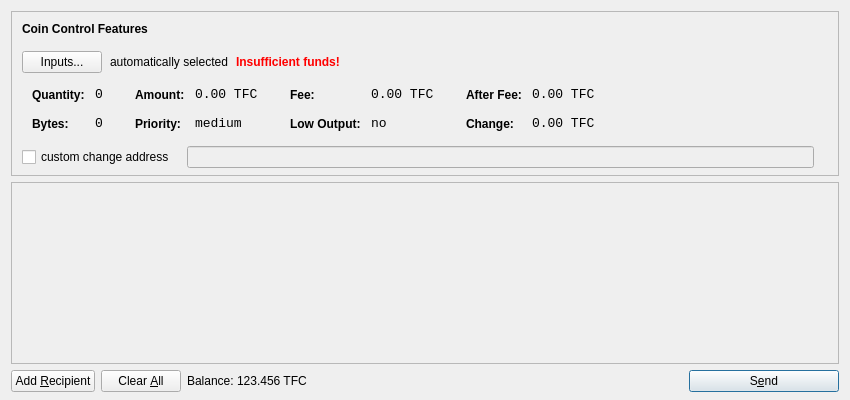
<?xml version="1.0" encoding="UTF-8"?>
<ui version="4.0">
 <class>SendCoinsDialog</class>
 <widget class="QDialog" name="SendCoinsDialog">
  <property name="geometry">
   <rect>
    <x>0</x>
    <y>0</y>
    <width>850</width>
    <height>400</height>
   </rect>
  </property>
  <property name="windowTitle">
   <string>Send Coins</string>
  </property>
  <layout class="QVBoxLayout" name="verticalLayout" stretch="0,1,0">
   <property name="bottomMargin">
    <number>8</number>
   </property>
   <item>
    <widget class="QFrame" name="frameCoinControl">
     <property name="sizePolicy">
      <sizepolicy hsizetype="Expanding" vsizetype="Expanding">
       <horstretch>0</horstretch>
       <verstretch>0</verstretch>
      </sizepolicy>
     </property>
     <property name="maximumSize">
      <size>
       <width>16777215</width>
       <height>16777215</height>
      </size>
     </property>
     <property name="frameShape">
      <enum>QFrame::StyledPanel</enum>
     </property>
     <property name="frameShadow">
      <enum>QFrame::Sunken</enum>
     </property>
     <layout class="QVBoxLayout" name="verticalLayoutCoinControl2">
      <property name="spacing">
       <number>6</number>
      </property>
      <property name="leftMargin">
       <number>0</number>
      </property>
      <property name="topMargin">
       <number>0</number>
      </property>
      <property name="rightMargin">
       <number>0</number>
      </property>
      <property name="bottomMargin">
       <number>6</number>
      </property>
      <item>
       <layout class="QVBoxLayout" name="verticalLayoutCoinControl" stretch="0,0,0,0,1">
        <property name="spacing">
         <number>0</number>
        </property>
        <property name="leftMargin">
         <number>10</number>
        </property>
        <property name="topMargin">
         <number>10</number>
        </property>
        <item>
         <layout class="QHBoxLayout" name="horizontalLayoutCoinControl1">
          <property name="bottomMargin">
           <number>15</number>
          </property>
          <item>
           <widget class="QLabel" name="labelCoinControlFeatures">
            <property name="sizePolicy">
             <sizepolicy hsizetype="Preferred" vsizetype="Maximum">
              <horstretch>0</horstretch>
              <verstretch>0</verstretch>
             </sizepolicy>
            </property>
            <property name="font">
             <font>
              <weight>75</weight>
              <bold>true</bold>
             </font>
            </property>
            <property name="styleSheet">
             <string notr="true">font-weight:bold;</string>
            </property>
            <property name="text">
             <string>Coin Control Features</string>
            </property>
           </widget>
          </item>
         </layout>
        </item>
        <item>
         <layout class="QHBoxLayout" name="horizontalLayoutCoinControl2" stretch="0,0,0,0">
          <property name="spacing">
           <number>8</number>
          </property>
          <property name="bottomMargin">
           <number>10</number>
          </property>
          <item>
           <widget class="QPushButton" name="pushButtonCoinControl">
            <property name="styleSheet">
             <string notr="true"/>
            </property>
            <property name="text">
             <string>Inputs...</string>
            </property>
           </widget>
          </item>
          <item>
           <widget class="QLabel" name="labelCoinControlAutomaticallySelected">
            <property name="text">
             <string>automatically selected</string>
            </property>
            <property name="margin">
             <number>5</number>
            </property>
           </widget>
          </item>
          <item>
           <widget class="QLabel" name="labelCoinControlInsuffFunds">
            <property name="font">
             <font>
              <weight>75</weight>
              <bold>true</bold>
             </font>
            </property>
            <property name="styleSheet">
             <string notr="true">color:red;font-weight:bold;</string>
            </property>
            <property name="text">
             <string>Insufficient funds!</string>
            </property>
            <property name="margin">
             <number>5</number>
            </property>
           </widget>
          </item>
          <item>
           <spacer name="horizontalSpacerCoinControl">
            <property name="orientation">
             <enum>Qt::Horizontal</enum>
            </property>
            <property name="sizeHint" stdset="0">
             <size>
              <width>40</width>
              <height>1</height>
             </size>
            </property>
           </spacer>
          </item>
         </layout>
        </item>
        <item>
         <widget class="QWidget" name="widgetCoinControl" native="true">
          <property name="sizePolicy">
           <sizepolicy hsizetype="Preferred" vsizetype="Preferred">
            <horstretch>0</horstretch>
            <verstretch>0</verstretch>
           </sizepolicy>
          </property>
          <property name="minimumSize">
           <size>
            <width>0</width>
            <height>0</height>
           </size>
          </property>
          <property name="styleSheet">
           <string notr="true"/>
          </property>
          <layout class="QHBoxLayout" name="horizontalLayoutCoinControl5">
           <property name="margin">
            <number>0</number>
           </property>
           <item>
            <layout class="QHBoxLayout" name="horizontalLayoutCoinControl3" stretch="0,0,0,1">
             <property name="spacing">
              <number>20</number>
             </property>
             <property name="topMargin">
              <number>0</number>
             </property>
             <property name="bottomMargin">
              <number>10</number>
             </property>
             <item>
              <layout class="QFormLayout" name="formLayoutCoinControl1">
               <property name="horizontalSpacing">
                <number>10</number>
               </property>
               <property name="verticalSpacing">
                <number>14</number>
               </property>
               <property name="leftMargin">
                <number>10</number>
               </property>
               <property name="topMargin">
                <number>4</number>
               </property>
               <property name="rightMargin">
                <number>6</number>
               </property>
               <item row="0" column="0">
                <widget class="QLabel" name="labelCoinControlQuantityText">
                 <property name="styleSheet">
                  <string notr="true">font-weight:bold;</string>
                 </property>
                 <property name="text">
                  <string>Quantity:</string>
                 </property>
                 <property name="margin">
                  <number>0</number>
                 </property>
                </widget>
               </item>
               <item row="0" column="1">
                <widget class="QLabel" name="labelCoinControlQuantity">
                 <property name="font">
                  <font>
                   <family>Monospace</family>
                   <pointsize>10</pointsize>
                  </font>
                 </property>
                 <property name="cursor">
                  <cursorShape>IBeamCursor</cursorShape>
                 </property>
                 <property name="contextMenuPolicy">
                  <enum>Qt::ActionsContextMenu</enum>
                 </property>
                 <property name="text">
                  <string notr="true">0</string>
                 </property>
                 <property name="margin">
                  <number>0</number>
                 </property>
                 <property name="textInteractionFlags">
                  <set>Qt::LinksAccessibleByMouse|Qt::TextSelectableByKeyboard|Qt::TextSelectableByMouse</set>
                 </property>
                </widget>
               </item>
               <item row="1" column="0">
                <widget class="QLabel" name="labelCoinControlBytesText">
                 <property name="styleSheet">
                  <string notr="true">font-weight:bold;</string>
                 </property>
                 <property name="text">
                  <string>Bytes:</string>
                 </property>
                </widget>
               </item>
               <item row="1" column="1">
                <widget class="QLabel" name="labelCoinControlBytes">
                 <property name="font">
                  <font>
                   <family>Monospace</family>
                   <pointsize>10</pointsize>
                  </font>
                 </property>
                 <property name="cursor">
                  <cursorShape>IBeamCursor</cursorShape>
                 </property>
                 <property name="contextMenuPolicy">
                  <enum>Qt::ActionsContextMenu</enum>
                 </property>
                 <property name="text">
                  <string notr="true">0</string>
                 </property>
                 <property name="textInteractionFlags">
                  <set>Qt::LinksAccessibleByMouse|Qt::TextSelectableByKeyboard|Qt::TextSelectableByMouse</set>
                 </property>
                </widget>
               </item>
              </layout>
             </item>
             <item>
              <layout class="QFormLayout" name="formLayoutCoinControl2">
               <property name="horizontalSpacing">
                <number>10</number>
               </property>
               <property name="verticalSpacing">
                <number>14</number>
               </property>
               <property name="leftMargin">
                <number>6</number>
               </property>
               <property name="topMargin">
                <number>4</number>
               </property>
               <property name="rightMargin">
                <number>6</number>
               </property>
               <item row="0" column="0">
                <widget class="QLabel" name="labelCoinControlAmountText">
                 <property name="styleSheet">
                  <string notr="true">font-weight:bold;</string>
                 </property>
                 <property name="text">
                  <string>Amount:</string>
                 </property>
                 <property name="margin">
                  <number>0</number>
                 </property>
                </widget>
               </item>
               <item row="0" column="1">
                <widget class="QLabel" name="labelCoinControlAmount">
                 <property name="font">
                  <font>
                   <family>Monospace</family>
                   <pointsize>10</pointsize>
                  </font>
                 </property>
                 <property name="cursor">
                  <cursorShape>IBeamCursor</cursorShape>
                 </property>
                 <property name="contextMenuPolicy">
                  <enum>Qt::ActionsContextMenu</enum>
                 </property>
                 <property name="text">
                  <string notr="true">0.00 TFC</string>
                 </property>
                 <property name="textInteractionFlags">
                  <set>Qt::LinksAccessibleByMouse|Qt::TextSelectableByKeyboard|Qt::TextSelectableByMouse</set>
                 </property>
                </widget>
               </item>
               <item row="1" column="0">
                <widget class="QLabel" name="labelCoinControlPriorityText">
                 <property name="styleSheet">
                  <string notr="true">font-weight:bold;</string>
                 </property>
                 <property name="text">
                  <string>Priority:</string>
                 </property>
                </widget>
               </item>
               <item row="1" column="1">
                <widget class="QLabel" name="labelCoinControlPriority">
                 <property name="font">
                  <font>
                   <family>Monospace</family>
                   <pointsize>10</pointsize>
                  </font>
                 </property>
                 <property name="cursor">
                  <cursorShape>IBeamCursor</cursorShape>
                 </property>
                 <property name="contextMenuPolicy">
                  <enum>Qt::ActionsContextMenu</enum>
                 </property>
                 <property name="text">
                  <string>medium</string>
                 </property>
                 <property name="textInteractionFlags">
                  <set>Qt::LinksAccessibleByMouse|Qt::TextSelectableByKeyboard|Qt::TextSelectableByMouse</set>
                 </property>
                </widget>
               </item>
              </layout>
             </item>
             <item>
              <layout class="QFormLayout" name="formLayoutCoinControl3">
               <property name="horizontalSpacing">
                <number>10</number>
               </property>
               <property name="verticalSpacing">
                <number>14</number>
               </property>
               <property name="leftMargin">
                <number>6</number>
               </property>
               <property name="topMargin">
                <number>4</number>
               </property>
               <property name="rightMargin">
                <number>6</number>
               </property>
               <item row="0" column="0">
                <widget class="QLabel" name="labelCoinControlFeeText">
                 <property name="styleSheet">
                  <string notr="true">font-weight:bold;</string>
                 </property>
                 <property name="text">
                  <string>Fee:</string>
                 </property>
                 <property name="margin">
                  <number>0</number>
                 </property>
                </widget>
               </item>
               <item row="0" column="1">
                <widget class="QLabel" name="labelCoinControlFee">
                 <property name="font">
                  <font>
                   <family>Monospace</family>
                   <pointsize>10</pointsize>
                  </font>
                 </property>
                 <property name="cursor">
                  <cursorShape>IBeamCursor</cursorShape>
                 </property>
                 <property name="contextMenuPolicy">
                  <enum>Qt::ActionsContextMenu</enum>
                 </property>
                 <property name="text">
                  <string notr="true">0.00 TFC</string>
                 </property>
                 <property name="textInteractionFlags">
                  <set>Qt::LinksAccessibleByMouse|Qt::TextSelectableByKeyboard|Qt::TextSelectableByMouse</set>
                 </property>
                </widget>
               </item>
               <item row="1" column="0">
                <widget class="QLabel" name="labelCoinControlLowOutputText">
                 <property name="styleSheet">
                  <string notr="true">font-weight:bold;</string>
                 </property>
                 <property name="text">
                  <string>Low Output:</string>
                 </property>
                </widget>
               </item>
               <item row="1" column="1">
                <widget class="QLabel" name="labelCoinControlLowOutput">
                 <property name="font">
                  <font>
                   <family>Monospace</family>
                   <pointsize>10</pointsize>
                  </font>
                 </property>
                 <property name="cursor">
                  <cursorShape>IBeamCursor</cursorShape>
                 </property>
                 <property name="contextMenuPolicy">
                  <enum>Qt::ActionsContextMenu</enum>
                 </property>
                 <property name="text">
                  <string>no</string>
                 </property>
                 <property name="textInteractionFlags">
                  <set>Qt::LinksAccessibleByMouse|Qt::TextSelectableByKeyboard|Qt::TextSelectableByMouse</set>
                 </property>
                </widget>
               </item>
              </layout>
             </item>
             <item>
              <layout class="QFormLayout" name="formLayoutCoinControl4">
               <property name="horizontalSpacing">
                <number>10</number>
               </property>
               <property name="verticalSpacing">
                <number>14</number>
               </property>
               <property name="leftMargin">
                <number>6</number>
               </property>
               <property name="topMargin">
                <number>4</number>
               </property>
               <property name="rightMargin">
                <number>6</number>
               </property>
               <item row="0" column="0">
                <widget class="QLabel" name="labelCoinControlAfterFeeText">
                 <property name="styleSheet">
                  <string notr="true">font-weight:bold;</string>
                 </property>
                 <property name="text">
                  <string>After Fee:</string>
                 </property>
                 <property name="margin">
                  <number>0</number>
                 </property>
                </widget>
               </item>
               <item row="0" column="1">
                <widget class="QLabel" name="labelCoinControlAfterFee">
                 <property name="font">
                  <font>
                   <family>Monospace</family>
                   <pointsize>10</pointsize>
                  </font>
                 </property>
                 <property name="cursor">
                  <cursorShape>IBeamCursor</cursorShape>
                 </property>
                 <property name="contextMenuPolicy">
                  <enum>Qt::ActionsContextMenu</enum>
                 </property>
                 <property name="text">
                  <string notr="true">0.00 TFC</string>
                 </property>
                 <property name="textInteractionFlags">
                  <set>Qt::LinksAccessibleByMouse|Qt::TextSelectableByKeyboard|Qt::TextSelectableByMouse</set>
                 </property>
                </widget>
               </item>
               <item row="1" column="0">
                <widget class="QLabel" name="labelCoinControlChangeText">
                 <property name="styleSheet">
                  <string notr="true">font-weight:bold;</string>
                 </property>
                 <property name="text">
                  <string>Change:</string>
                 </property>
                </widget>
               </item>
               <item row="1" column="1">
                <widget class="QLabel" name="labelCoinControlChange">
                 <property name="font">
                  <font>
                   <family>Monospace</family>
                   <pointsize>10</pointsize>
                  </font>
                 </property>
                 <property name="cursor">
                  <cursorShape>IBeamCursor</cursorShape>
                 </property>
                 <property name="contextMenuPolicy">
                  <enum>Qt::ActionsContextMenu</enum>
                 </property>
                 <property name="text">
                  <string notr="true">0.00 TFC</string>
                 </property>
                 <property name="textInteractionFlags">
                  <set>Qt::LinksAccessibleByMouse|Qt::TextSelectableByKeyboard|Qt::TextSelectableByMouse</set>
                 </property>
                </widget>
               </item>
              </layout>
             </item>
            </layout>
           </item>
          </layout>
         </widget>
        </item>
        <item>
         <layout class="QHBoxLayout" name="horizontalLayoutCoinControl4" stretch="0,0,0">
          <property name="spacing">
           <number>12</number>
          </property>
          <property name="sizeConstraint">
           <enum>QLayout::SetDefaultConstraint</enum>
          </property>
          <property name="topMargin">
           <number>5</number>
          </property>
          <property name="rightMargin">
           <number>5</number>
          </property>
          <item>
           <widget class="QCheckBox" name="checkBoxCoinControlChange">
            <property name="text">
             <string>custom change address</string>
            </property>
           </widget>
          </item>
          <item>
           <widget class="QLineEdit" name="lineEditCoinControlChange">
            <property name="enabled">
             <bool>false</bool>
            </property>
            <property name="sizePolicy">
             <sizepolicy hsizetype="Expanding" vsizetype="Fixed">
              <horstretch>0</horstretch>
              <verstretch>0</verstretch>
             </sizepolicy>
            </property>
           </widget>
          </item>
          <item>
           <widget class="QLabel" name="labelCoinControlChangeLabel">
            <property name="sizePolicy">
             <sizepolicy hsizetype="Preferred" vsizetype="Expanding">
              <horstretch>0</horstretch>
              <verstretch>0</verstretch>
             </sizepolicy>
            </property>
            <property name="minimumSize">
             <size>
              <width>0</width>
              <height>0</height>
             </size>
            </property>
            <property name="text">
             <string/>
            </property>
            <property name="margin">
             <number>3</number>
            </property>
           </widget>
          </item>
         </layout>
        </item>
        <item>
         <spacer name="verticalSpacerCoinControl">
          <property name="orientation">
           <enum>Qt::Vertical</enum>
          </property>
          <property name="sizeHint" stdset="0">
           <size>
            <width>800</width>
            <height>1</height>
           </size>
          </property>
         </spacer>
        </item>
       </layout>
      </item>
     </layout>
    </widget>
   </item>
   <item>
    <widget class="QScrollArea" name="scrollArea">
     <property name="widgetResizable">
      <bool>true</bool>
     </property>
     <widget class="QWidget" name="scrollAreaWidgetContents">
      <property name="geometry">
       <rect>
        <x>0</x>
        <y>0</y>
        <width>830</width>
        <height>175</height>
       </rect>
      </property>
      <layout class="QVBoxLayout" name="verticalLayout_2">
       <property name="margin">
        <number>0</number>
       </property>
       <item>
        <layout class="QVBoxLayout" name="entries">
         <property name="spacing">
          <number>6</number>
         </property>
        </layout>
       </item>
       <item>
        <spacer name="verticalSpacer">
         <property name="orientation">
          <enum>Qt::Vertical</enum>
         </property>
         <property name="sizeHint" stdset="0">
          <size>
           <width>20</width>
           <height>40</height>
          </size>
         </property>
        </spacer>
       </item>
      </layout>
     </widget>
    </widget>
   </item>
   <item>
    <layout class="QHBoxLayout" name="horizontalLayout">
     <item>
      <widget class="QPushButton" name="addButton">
       <property name="toolTip">
        <string>Send to multiple recipients at once</string>
       </property>
       <property name="text">
        <string>Add &amp;Recipient</string>
       </property>
       <property name="icon">
        <iconset resource="../bitcoin.qrc">
         <normaloff>:/icons/add</normaloff>:/icons/add</iconset>
       </property>
       <property name="autoDefault">
        <bool>false</bool>
       </property>
      </widget>
     </item>
     <item>
      <widget class="QPushButton" name="clearButton">
       <property name="sizePolicy">
        <sizepolicy hsizetype="Minimum" vsizetype="Fixed">
         <horstretch>0</horstretch>
         <verstretch>0</verstretch>
        </sizepolicy>
       </property>
       <property name="toolTip">
        <string>Remove all transaction fields</string>
       </property>
       <property name="text">
        <string>Clear &amp;All</string>
       </property>
       <property name="icon">
        <iconset resource="../bitcoin.qrc">
         <normaloff>:/icons/remove</normaloff>:/icons/remove</iconset>
       </property>
       <property name="autoRepeatDelay">
        <number>300</number>
       </property>
       <property name="autoDefault">
        <bool>false</bool>
       </property>
      </widget>
     </item>
     <item>
      <layout class="QHBoxLayout" name="horizontalLayout_2">
       <property name="spacing">
        <number>3</number>
       </property>
       <item>
        <widget class="QLabel" name="label">
         <property name="text">
          <string>Balance:</string>
         </property>
        </widget>
       </item>
       <item>
        <widget class="QLabel" name="labelBalance">
         <property name="cursor">
          <cursorShape>IBeamCursor</cursorShape>
         </property>
         <property name="text">
          <string>123.456 TFC</string>
         </property>
         <property name="textInteractionFlags">
          <set>Qt::LinksAccessibleByMouse|Qt::TextSelectableByKeyboard|Qt::TextSelectableByMouse</set>
         </property>
        </widget>
       </item>
      </layout>
     </item>
     <item>
      <spacer name="horizontalSpacer">
       <property name="orientation">
        <enum>Qt::Horizontal</enum>
       </property>
       <property name="sizeHint" stdset="0">
        <size>
         <width>40</width>
         <height>20</height>
        </size>
       </property>
      </spacer>
     </item>
     <item>
      <widget class="QPushButton" name="sendButton">
       <property name="minimumSize">
        <size>
         <width>150</width>
         <height>0</height>
        </size>
       </property>
       <property name="toolTip">
        <string>Confirm the send action</string>
       </property>
       <property name="text">
        <string>S&amp;end</string>
       </property>
       <property name="icon">
        <iconset resource="../bitcoin.qrc">
         <normaloff>:/icons/send</normaloff>:/icons/send</iconset>
       </property>
       <property name="default">
        <bool>true</bool>
       </property>
      </widget>
     </item>
    </layout>
   </item>
  </layout>
 </widget>
 <resources>
  <include location="../bitcoin.qrc"/>
 </resources>
 <connections/>
</ui>
